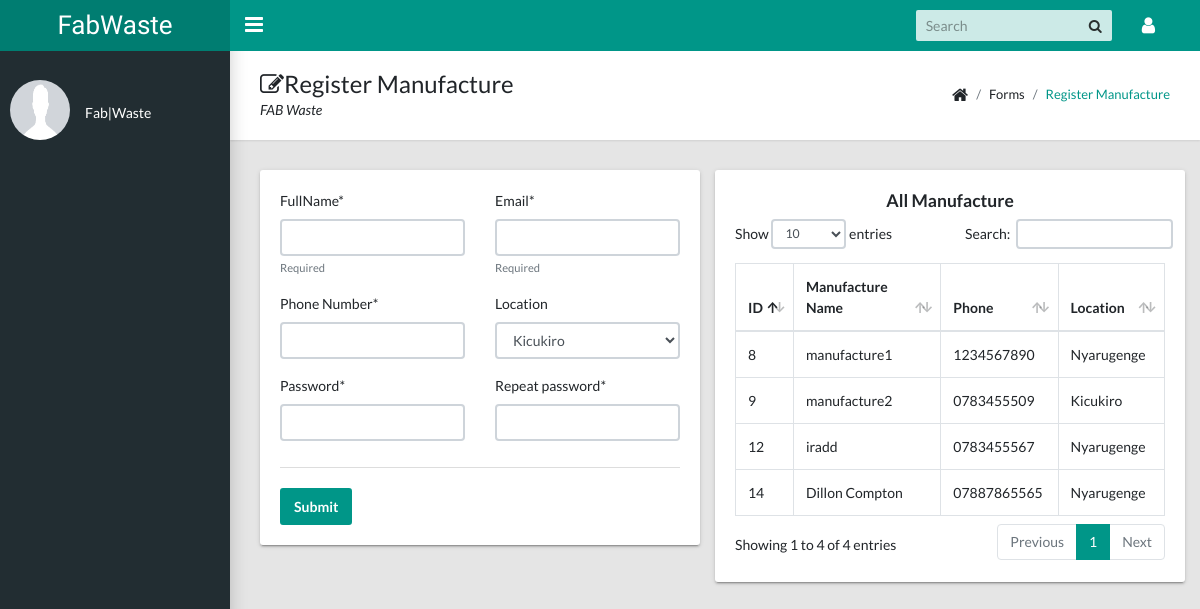
The page /register-manufacture on the database its author committed.
### userauth/models.py (models this page shows, shortened)
class UsersAccount(AbstractBaseUser, PermissionsMixin):
    email = models.EmailField(verbose_name='Email Address', unique=True)
    full_name = models.CharField(max_length=50)
    mobile = models.CharField(max_length=12, blank=True)
    is_active = models.BooleanField(default=False)
    is_staff = models.BooleanField(default=False)
    is_house_hold = models.BooleanField(default=False)
    is_agent = models.BooleanField(default=False)
    is_manufacture = models.BooleanField(default=False)
    is_admin = models.BooleanField(default=False)
    location = models.ForeignKey(District, on_delete=models.DO_NOTHING, null=True, blank=True, default=1)
    created = models.DateTimeField(auto_now_add=True)
    updated = models.DateTimeField(auto_now=True)
    objects = CustomAccountManager()
    USERNAME_FIELD = 'email'
    REQUIRED_FIELDS = ['full_name']
    class Meta:
        verbose_name = 'Account'
        verbose_name_plural = 'Account'

class District(models.Model):
    name = models.CharField(max_length=100)
    def __str__(self):
        return f'{self.name}'

### userauth/views.py (the view, shortened to what this page needs)
# urls.py: path('register-manufacture', register_manufacture, name='register_manufacture'),
def register_manufacture(request):
    manufacture = UsersAccount.objects.filter(is_manufacture=True)
    form = RegisterUserForm()
    return render(request, 'registration/register_manufacture.html', {'form': form, 'manufacture': manufacture})

### userauth/forms.py (shortened to what this page needs)
class RegisterUserForm(ModelForm):
    full_name = forms.CharField(label='FullName', min_length=4, max_length=50, help_text='Required')
    email = forms.EmailField(max_length=100, help_text='Required',
                             error_messages={'required': 'Sorry, you will need an email'})
    mobile = forms.CharField(label='Phone Number', min_length=10, max_length=13)
    password = forms.CharField(label='Password', widget=forms.PasswordInput)
    password2 = forms.CharField(label='Repeat password', widget=forms.PasswordInput)
    class Meta:
        model = UsersAccount
        fields = ['full_name', 'email', 'mobile', 'location']

### templates/registration/register_manufacture.html (shortened to what this page needs)
{% extends 'dashboard/dashboard.html' %}
{% load static %}
{% load crispy_forms_tags %}
{% block dashboard_content %}
    <main class="app-content">
      <div class="app-title">
        <div>
          <h1><i class="fa fa-edit"></i>Register Manufacture</h1>
          <p>FAB Waste</p>
        </div>
        <ul class="app-breadcrumb breadcrumb">
          <li class="breadcrumb-item"><i class="fa fa-home fa-lg"></i></li>
          <li class="breadcrumb-item">Forms</li>
          <li class="breadcrumb-item"><a href="#">Register Manufacture</a></li>
        </ul>
      </div>
      <div class="row">
        <div class="col-md-12">
            <div class="row">
              <div class="col-lg-6">
                <form method="post" class="tile">
                  <div class="row">
                      <div class="col-sm-6">{{ form.full_name|as_crispy_field }}</div>
                      <div class="col-6">{{ form.email|as_crispy_field }}</div>
                      <div class="col-6">{{ form.mobile|as_crispy_field }}</div>
                      <div class="col-6">{{ form.location|as_crispy_field }}</div>
                      <div class="col-6">{{ form.password|as_crispy_field }}</div>
                      <div class="col-6">{{ form.password2|as_crispy_field }}</div>
                  </div>
                  <div class="tile-footer">
                      <button class="btn btn-primary" type="submit">Submit</button>
                  </div>
                </form>
              </div>
              <div class="col-lg-6 tile">
               <h5 class="text-center">All Manufacture</h5>
                  <table class="table table-hover table-bordered" id="sampleTable">
                  <thead>
                    <tr>
                      <th>ID</th>
                      <th>Manufacture Name</th>
                      <th>Phone</th>
                      <th>Location</th>
                    </tr>
                  </thead>
                  <tbody>
                    {% for manuf in manufacture %}
                        <tr>
                          <td>{{ manuf.id}}</td>
                          <td>{{ manuf.full_name}}</td>
                          <td>{{ manuf.mobile}}</td>
                          <td>{{ manuf.location}}</td>
                        </tr>
                    {% endfor %}
                  </tbody>
                </table>
              </div>
            </div>
          </div>
        </div>
    </main>
{% endblock %}

### rows shown on the page
UsersAccount: id "8", full_name "manufacture1", mobile "1234567890", location "Nyarugenge"
UsersAccount: id "9", full_name "manufacture2", mobile "0783455509", location "Kicukiro"
UsersAccount: id "12", full_name "iradd", mobile "0783455567", location "Nyarugenge"
UsersAccount: id "14", full_name "Dillon Compton", mobile "07887865565", location "Nyarugenge"
